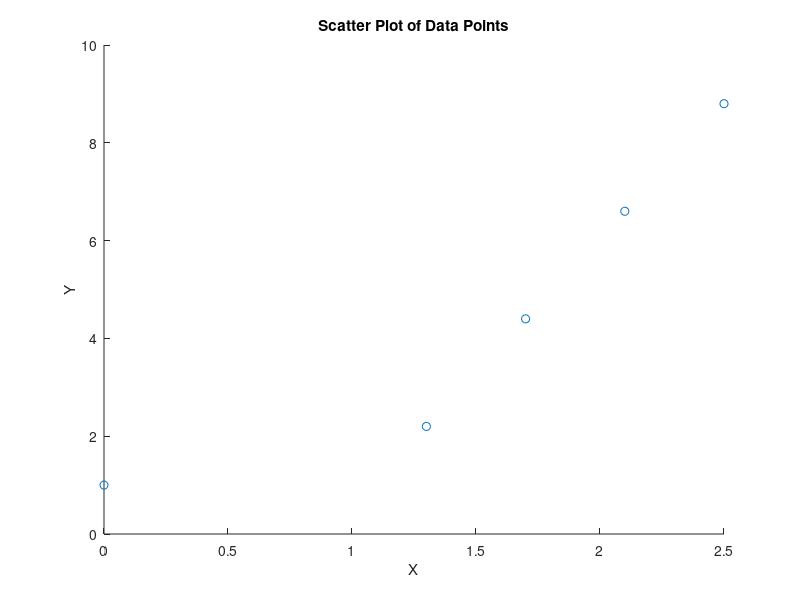

This figure's MATLAB source:
%{
  Abhigyaan Deep, AER E 161, Homework 5
  Purpose: read and plot data safely
%}

clear, clc

% Script to read and plot data
fileID = fopen('problem_1.dat', 'r');

if fileID == -1 % check if the file was opened successfully
  error('Error opening the file.'); % error message if the file was not opened successfully
end

% Initialize variables
x = [];
y = [];

try % try to read and plot the data
  for i = 1:5 % read the first 5 lines
    line = fgetl(fileID); % read a line
    if ischar(line) % check if the line is not empty
      % Extract x and y values from the line
      data = sscanf(line, '%*d (x,y) %f %f'); % extract x and y values
      x = [x, data(1)]; % append x and y values
      y = [y, data(2)]; % append x and y values
    end
  end
  
  % Plot the data points
  scatter(x, y); % plot the data points
  xlabel('X'); % label the x and y axes
  ylabel('Y'); % label the x and y axes
  title('Scatter Plot of Data Points'); % title the plot
  
  % Close the file
  fclose(fileID); % close the file
  disp('File successfully closed.'); % display a message indicating that the file was closed successfully
catch
  % Close the file in case of an error
  fclose(fileID); % close the file
  error('An error occurred while processing the file.'); % error message if an error occurred while processing the file
end